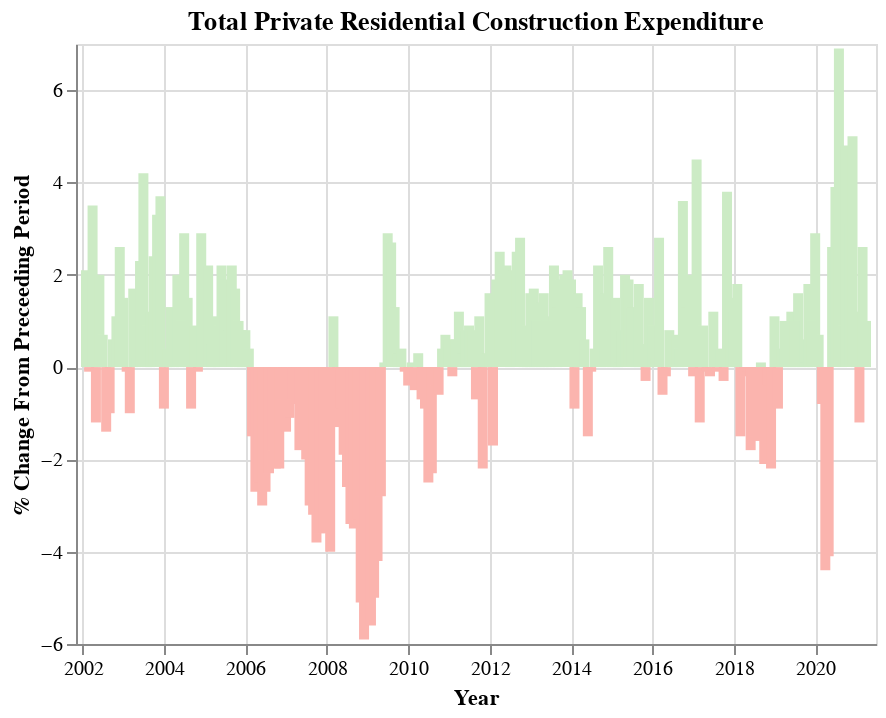

Source (notebook cell):
### Markdown cell above
From a more meta perspective, can we look at how much total private expenditure on residential construction has changed over the years?

### Code cell
alt.Chart(
    residential_construction_expenditure,
    title = 'Total Private Residential Construction Expenditure').mark_bar().encode(
    x = alt.X(
        'date',
        title = "Year"),
    y = alt.Y(
        'value',
        title = "% Change From Preceeding Period"),
    color = alt.condition(
        alt.datum.value > 0,
        alt.value('#ccebc5'),
        alt.value('#fbb4ae')),
    tooltip = ['date', 'value']
)

### Figure 1 — Vega-Lite specification as saved in the notebook (floating-point values rounded to 4 significant figures; data arrays with more than 128 entries replaced by an {"elided": "..."} marker saying what was removed)
{"config": {"view": {"continuousWidth": 400, "continuousHeight": 300}}, "data": {"name": "data-38ae40b14c4004b3eace5e4ac8eb2f0c"}, "mark": "bar", "encoding": {"color": {"condition": {"value": "#ccebc5", "test": "(datum.value > 0)"}, "value": "#fbb4ae"}, "tooltip": [{"type": "temporal", "field": "date"}, {"type": "quantitative", "field": "value"}], "x": {"type": "temporal", "field": "date", "title": "Year"}, "y": {"type": "quantitative", "field": "value", "title": "% Change From Preceeding Period"}}, "title": "Total Private Residential Construction Expenditure", "$schema": "https://vega.github.io/schema/vega-lite/v4.8.1.json", "datasets": {"data-38ae40b14c4004b3eace5e4ac8eb2f0c": {"elided": "231 records"}}}
